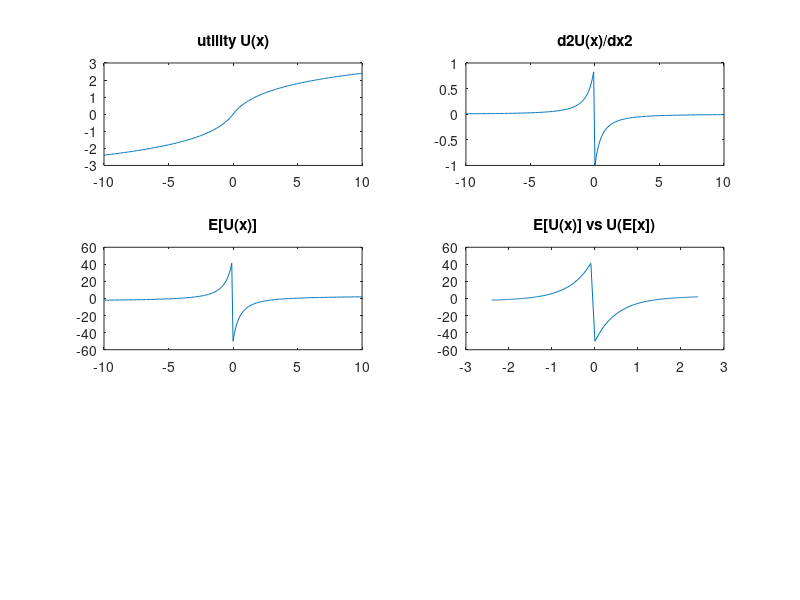

Reproduce this figure in MATLAB. (Note: this script raises an error after producing the figure.)
% This demo simulates the shape of the vmPFC fMRI response to value
% ratings, i.e. a truncated V (Mael Lebreton, personal com.).
% The underlying idea is as folows.
% Let us assume that subjects have a utility function defined over some
% continuous dimension x of the item they have to rate. This may be, for
% example, how sweet is the candy. This quantity is typically uncertain,
% i.e. it can be repsented by a (Gaussian) probability density function
% with mean mu and variance Sigma. According to the 'ensemble coding'
% hypothesis, this distribution is encoded via the input to vmPFC neurons,
% i.e. each vmPFC neuron receives a given value x=X, such that if one
% plotted the historgrams of the X's, one would recover p(x). Now let us
% assume that the firing of vmPFC neurons encodes the utility U(x=X) of the
% item's valued dimension. Thus, the average response of the neuron's
% ensemble is the expectation E[U(x)] of U(x) over p(x).
% The key trick is to use the typical concave utility functions of
% behavioural economics. This induces a non-trivial susceptibility to the
% uncertainty Sigma over x, such that E[U(x)] is a convex function of mu.

a = 1;
dx = 1e-1;
x = -10:dx:10;
xp = x(x>=0);
xn = x(x<0);
Uxp = log(xp+1);
Uxn = -log(1-xn);
Ux = [Uxn,Uxp];
d2Up = -1./(xp+1).^2;
d2Un = 1./(1-xn).^2;
d2Udx2 = [d2Un,d2Up];
% Ux = log(x+1);%1-exp(-a.*x);
% d2Udx2 = -1./(x+1).^2;%-a.^2*exp(-a.*x);

hf = figure('color',[1 1 1]);
ha = subplot(3,2,1,'parent',hf);
plot(ha,x,Ux), title(ha,'utility U(x)')
ha = subplot(3,2,2,'parent',hf);
plot(ha,x,d2Udx2), title(ha,'d2U(x)/dx2')

mu = x;
v = 100;%x.*(1-x);
EU = Ux + 0.5*v.*d2Udx2;
ha = subplot(3,2,3,'parent',hf);
plot(ha,mu,EU), title(ha,'E[U(x)]')

ha = subplot(3,2,4,'parent',hf);
plot(ha,Ux,EU), title(ha,'E[U(x)] vs U(E[x])')

N = 1e3;
EU2 = zeros(N,length(mu));
for i=1:length(mu)
    for ii=1:N
        X = mu(i) + sqrt(v).*randn;
        EU2(ii,i) = util(X);
    end
end
EU2 = mean(EU2,1);
ha = subplot(3,2,5,'parent',hf);
plot(ha,mu,EU2), title(ha,'E[U(x)] : mcmc')

ha = subplot(3,2,6,'parent',hf);
plot(ha,Ux,EU2), title(ha,'E[U(x)] vs U(E[x])')



